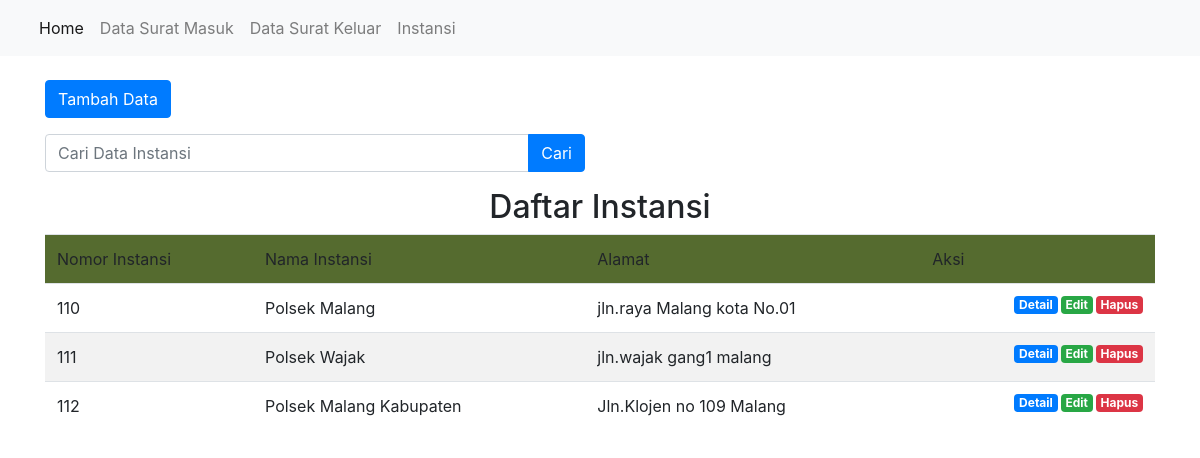
Screenshot of /index.php/instansi with the database file from the repository.
### tables this page shows
CREATE TABLE `instansi` (
  `nomor_instansi` int(100) NOT NULL,
  `nama_instansi` varchar(100) NOT NULL,
  `alamat` varchar(100) NOT NULL
);

### application/controllers/instansi.php (called while the page is built, shortened)
<?php
class instansi extends CI_Controller
{
    public function __construct()
    {
        $this->load->model('instansi_model');
    }
    public function index()
    {
        $data['title'] = 'List Instansi';
        $data['instansi'] = $this->instansi_model->getAllinstansi();
        $this->load->view('template/header', $data);
        $this->load->view('instansi/index', $data);
        $this->load->view('template/footer');
    }
}

### index.php (called while the page is built, shortened)
<?php
require_once BASEPATH.'core/CodeIgniter.php';

### application/models/instansi_model.php (called while the page is built, shortened)
<?php
class instansi_model extends CI_Model
{
    public function getAllinstansi()
    {
        return $this->db->get('instansi')->result_array();
    }
}

### application/views/instansi/index.php (the view, shortened to what this page needs)
<div class="container">
    <div class="row mt-4">
        <div class="col-md-6">
            <a href="<?= base_url(); ?>instansi/tambah" class="btn btn-primary"> Tambah Data </a>
        </div>
    </div>
    <div class="row mt-3">
        <div class="col-md-6">
            <form action="" method="post">
                <div class="input-group">
                    <input type="text" class="form-control" placeholder="Cari Data Instansi" name="keyword">
                    <div class="input-group-append">
                        <button class="btn btn-primary" type="submit">Cari</button>
                    </div>
                </div>
            </form>
        </div>
    </div>
    <div class="row mt-3">
        <div class="col-lg-12">
            <h2 class="text-center">Daftar Instansi</h2>
            <table class="table table-striped">
                <tr style="background-color: darkolivegreen">
                    <td>Nomor Instansi</td>
                    <td>Nama Instansi</td>
                    <td>Alamat</td>
                    <td>Aksi</td>
                </tr>
                <?php foreach ($instansi as $ins) : ?>
                    <tr>
                        <td><?= $ins['nomor_instansi']; ?></td>
                        <td><?= $ins['nama_instansi']; ?></td>
                        <td><?= $ins['alamat']; ?></td>
                        <td>
                            <a href="<?= base_url(); ?>instansi/hapus/<?= $ins['nomor_instansi']; ?>" class="badge badge-danger float-right" onclick="return confirm('Yakin Data ini akan dihapus');">Hapus</a>
                            <a href="<?= base_url(); ?>instansi/edit/<?= $ins['nomor_instansi']; ?>" class="badge badge-success float-right">Edit</a>
                            <a href="<?= base_url(); ?>instansi/detail/<?= $ins['nomor_instansi']; ?>" class="badge badge-primary float-right">Detail</a>
                        </td>
                    <?php endforeach; ?>
                    </tr>
            </table>
        </div>
    </div>
</div>

### application/views/template/header.php (style rules this page uses)
.badge { margin-left: 3px; }

### rows the page displays
instansi: nomor_instansi "110", nama_instansi "Polsek Malang", alamat "jln.raya Malang kota No.01"
instansi: nomor_instansi "111", nama_instansi "Polsek Wajak", alamat "jln.wajak gang1 malang"
instansi: nomor_instansi "112", nama_instansi "Polsek Malang Kabupaten", alamat "Jln.Klojen no 109 Malang"
